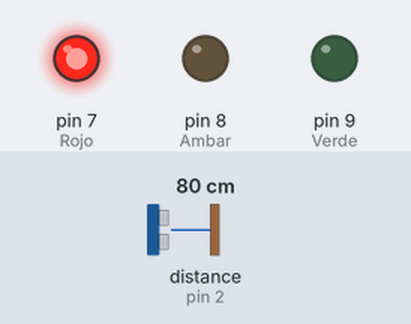
Simulated run of this sketch. Board: Arduino Uno, built with avr-gcc and run on an emulated ATmega328P. Parts: output pins drawn as LEDs (lit = HIGH). Wiring (inferred from the names in the program): ultrasonic range finder: trigger pin 3; echo pin 2. The inputs (shaded band) are chosen by the test bench; at power-on: distance to the obstacle (sensor on pin 2) 80 cm. The echo pulse lasts 58.3 µs per cm; pins used as bus, display or sensor lines are not drawn; what the sketch prints to the serial monitor is not drawn.

Above: at 0.1 s.
Timing chart, 0 to 1.6 s (numbered marks = the images above):
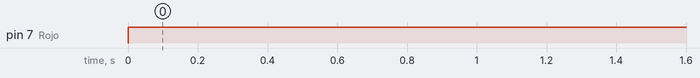

Measured:
- by itself, pin 7 (Rojo): LOW → HIGH at 0.00 s

The sketch:

Ultrasonido_HCSR04.ino
```cpp
//Ultrasonidos_HCSR04//
//Autor Borxo García//
//Licencia de Creative Commons Reconocimiento-NoComercial 4.0 Internacional.//

#define Trigger  3
#define Echo  2
#define Rojo  7
#define Ambar  8
#define Verde  9

long duracion;
int distancia;


void setup()
	{
		Serial.begin(9600);
		pinMode(Echo, INPUT);
		pinMode(Trigger, OUTPUT);
		pinMode(Rojo, OUTPUT);
		pinMode(Verde, OUTPUT);
		pinMode(Ambar, OUTPUT);
		digitalWrite(Trigger, LOW);
		delayMicroseconds(40);
	}


void loop()
	{
		digitalWrite(Rojo, HIGH);
		digitalWrite(Ambar, LOW);
		digitalWrite(Verde, LOW);

		digitalWrite(Trigger, LOW);
		delayMicroseconds(4);
		digitalWrite(Trigger, HIGH);
		delayMicroseconds(10);
		digitalWrite(Trigger, LOW);

		duracion = pulseIn(Echo, HIGH);
		distancia = duracion/58;
		Serial.print(distancia);
		Serial.println("cm");
		delay(1000);

		if (distancia <= 20)
			{
				digitalWrite(Rojo, HIGH);
				delay(5000);
				digitalWrite(Rojo, LOW);
				digitalWrite(Verde, HIGH);
				delay(10000);
				digitalWrite(Verde, LOW);
				for (int i = 0; i < 4; i++)
					{
						digitalWrite(Ambar, HIGH);
						delay(500);
						digitalWrite(Ambar, LOW);
						delay(500);
					}
			}

	}
```
